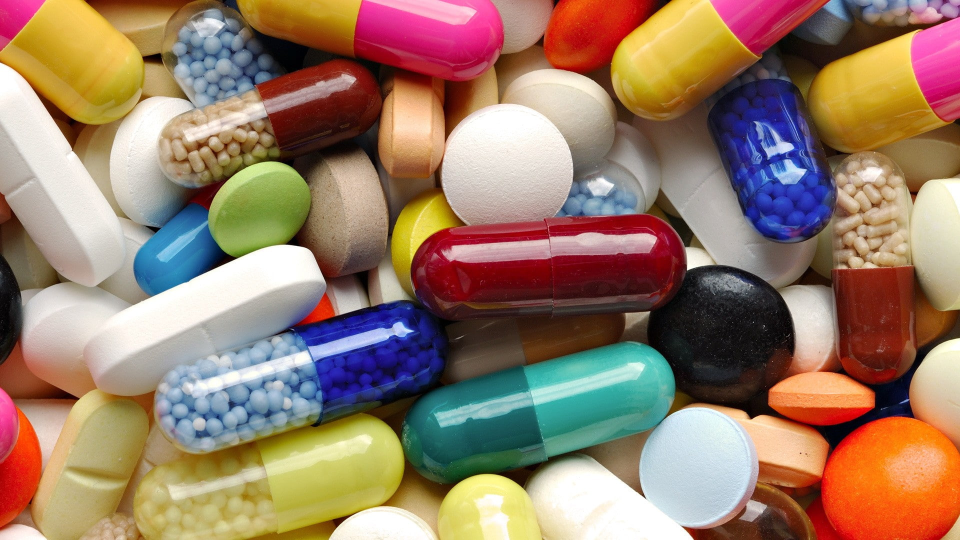
#> input picture image.jpg, 1920 x 1080 px (shown at 1/2 size)
$ python -i main.py   (imports and definitions only)
#> lines starting #> are read from the running program, lines starting #| are printed output that depends on the picture
import sqlite3
from tkinter import *
from tkinter import messagebox
from PIL import Image, ImageTk, ImageEnhance  # Import ImageEnhance for adjusting opacity

# Database setup
conn = sqlite3.connect("pharmacy.db")
cursor = conn.cursor()

# Create necessary tables
# [27 lines not run here, left out]

# ------------------------- Admin Login --------------------------

# [27 lines left out: function login_window, not called in this run]

# ------------------------- Main Menu --------------------------

def main_menu():
    # [308 lines left out: functions add_employee_window, view_employees, edit_employee_window, delete_employee_window, add_medicine_window, view_medicines and 2 more, not called in this run]

    # Main menu window
    main_win = Tk()
    main_win.geometry("1920x1080")
    main_win.title("Pharmacy Management System")

    # Load and set the background image with 50% opacity
    try:
        bg_image = Image.open("image.jpg")  # Replace with the correct path to your image
#> bg_image is the input picture: PIL image 1920x1080 RGB; mean R, G, B 152.3, 124.3, 104
        bg_image = bg_image.resize((1920, 1080), Image.Resampling.LANCZOS)  # Resize the image

        # Apply 50% opacity
        enhancer = ImageEnhance.Brightness(bg_image.convert("RGBA"))
        bg_image = enhancer.enhance(0.5)  # Reduce brightness to simulate opacity
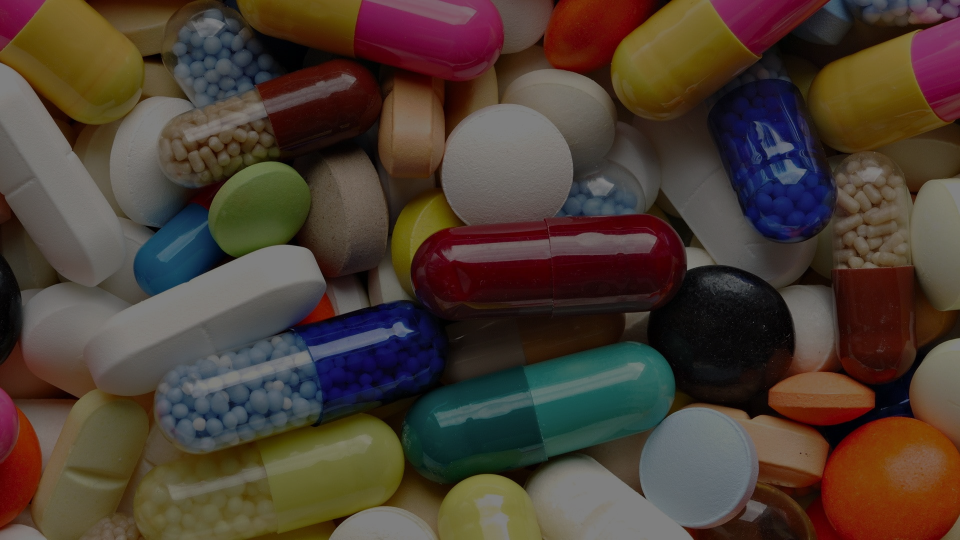
#> bg_image: PIL image 1920x1080 RGBA (shown at 1/2 size); mean R, G, B, A 75.9, 61.9, 51.8, 255

        bg_photo = ImageTk.PhotoImage(bg_image)
    except Exception as e:
        messagebox.showerror("Error", f"Failed to load background image: {e}")
        return

    bg_label = Label(main_win, image=bg_photo)
    bg_label.image = bg_photo  # Keep a reference to avoid garbage collection
    bg_label.place(relwidth=1, relheight=1)  # Cover the entire window with the image

    # Title label
    Label(main_win, text="Pharmacy Management System", font=('Arial', 36, 'bold'), bg="#ffffff", fg="#000000").pack(pady=30)

    # Buttons
    Button(main_win, text="Add Employee", width=40, height=2, command=add_employee_window, bg="#4CAF50", fg="white", font=("Arial", 18)).pack(pady=15)
    Button(main_win, text="View Employees", width=40, height=2, command=view_employees, bg="#2196F3", fg="white", font=("Arial", 18)).pack(pady=15)
    Button(main_win, text="Edit Employee", width=40, height=2, command=edit_employee_window, bg="#FF9800", fg="white", font=("Arial", 18)).pack(pady=15)
    Button(main_win, text="Delete Employee", width=40, height=2, command=delete_employee_window, bg="#F44336", fg="white", font=("Arial", 18)).pack(pady=15)
    Button(main_win, text="Add Medicine", width=40, height=2, command=add_medicine_window, bg="#4CAF50", fg="white", font=("Arial", 18)).pack(pady=15)
    Button(main_win, text="View Medicines", width=40, height=2, command=view_medicines, bg="#2196F3", fg="white", font=("Arial", 18)).pack(pady=15)
    Button(main_win, text="Delete Medicine", width=40, height=2, command=delete_medicine_window, bg="#F44336", fg="white", font=("Arial", 18)).pack(pady=15)
    Button(main_win, text="Logout", width=40, height=2, command=lambda: (main_win.destroy(), login_window()), bg="#9E9E9E", fg="white", font=("Arial", 18)).pack(pady=15)

    main_win.mainloop()

# Information Message Box
def show_info_message():
    messagebox.showinfo("Information", "This is an informational message.")

# Warning Message Box
def show_warning_message():
    messagebox.showwarning("Warning", "This is a warning message.")

# Error Message Box
def show_error_message():
    messagebox.showerror("Error", "This is an error message.")

# Confirmation Message Box
# [6 lines left out: function show_confirmation_message, not called in this run]

# Start the login window
# [1 line not run here, left out]

>>> result = main_menu()
